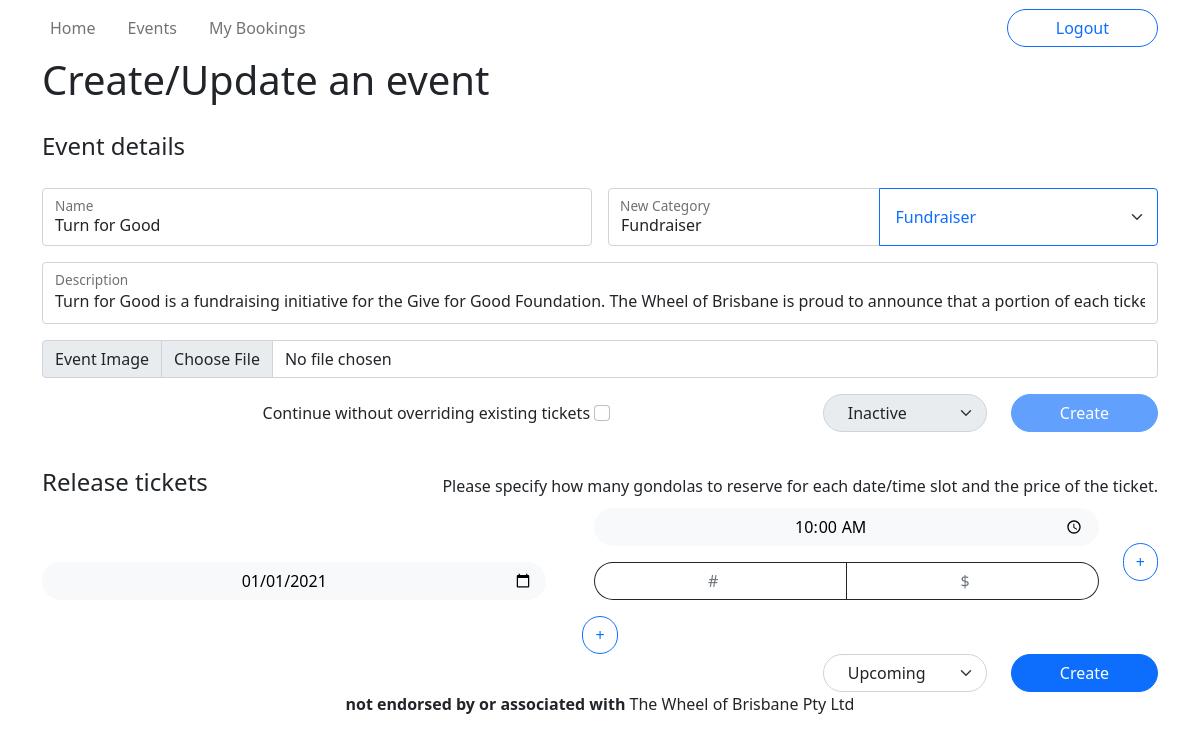
The page /events/11/update (signed in) on the database as committed earlier.
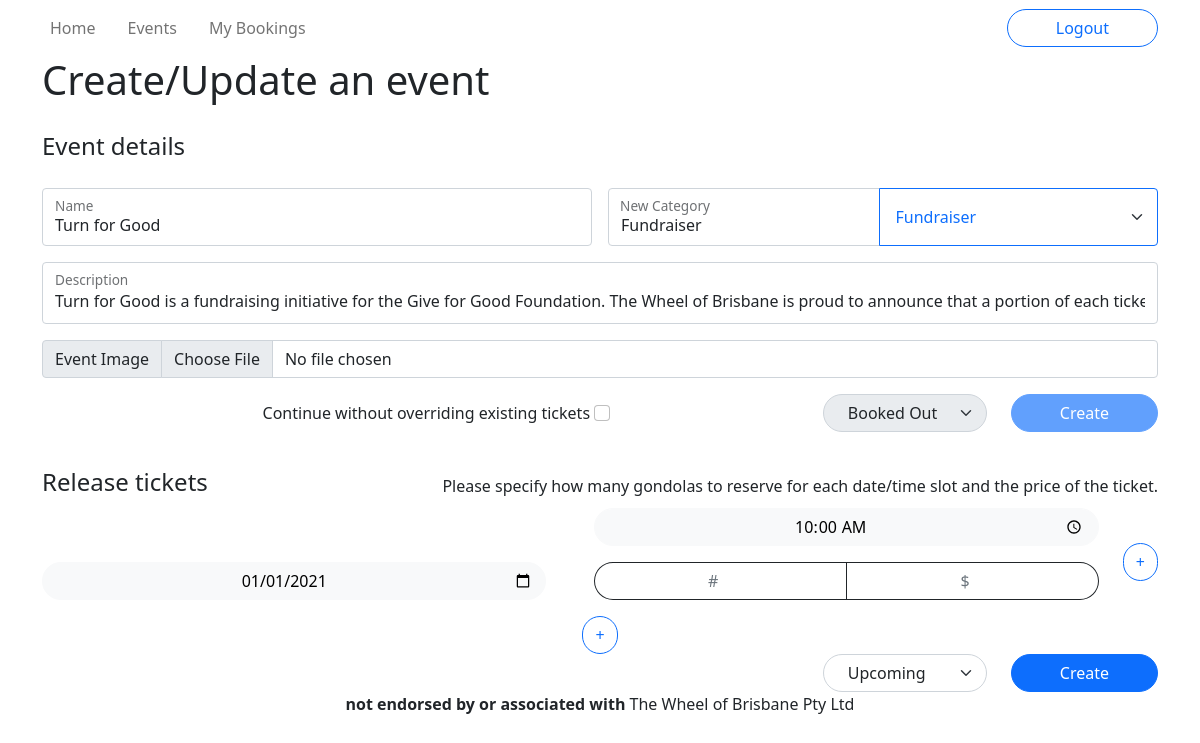
The same page on the database as committed later.
### wheel/models.py (models this page shows, shortened)
class Event(db.Model):
    __tablename__ = 'events'
    id = db.Column(db.Integer, primary_key=True)
    name = db.Column(db.String(255), nullable=False)
    description = db.Column(db.Text)
    category = db.Column(db.String(40))
    status = db.Column(db.Enum('upcoming', 'inactive', 'cancelled', 'booked out'), nullable=False)
    image = db.Column(db.String(255))
    reviews = db.relationship('Review', backref='event')
    tickets = db.relationship('Ticket', backref='event')
    @staticmethod
    def get(id: int):
        return Event.query.get(id)
    @staticmethod
    def getAllCategories():
        return [event.category for event in Event.query.group_by('category').all()]
    def getFutureTickets(self):
        return list( filter( lambda ticket: ticket.datetime > datetime.now(), self.tickets ) )
    def getAllTicketsGroupedByDate(self):
        tickets = self.getFutureTickets()
        ticketssortedbydate = sorted(tickets, key=lambda ticket: ticket.datetime)
        ticketsgroupedbydate = groupby(ticketssortedbydate, key=lambda ticket: ticket.datetime.strftime("%d/%m/%Y"))
        return [[date, [time for time in times]] for date, times in ticketsgroupedbydate]

### wheel/views.py (the view, shortened to what this page needs)
@events.route('/<int:id>/update', methods=['GET', 'POST'])
@events.route('/create', methods=['GET', 'POST'])
@login_required
def create(id=None):
    if not current_user.is_admin():
        flash( "You are not an administrator. You can't create events", 'danger' )
        return redirect( url_for('main.index') )
    form = CreateEventForm()
    form.category.choices = [("", "new category"), *[(category, category) for category in Event.getAllCategories()]]
    form.changeDefaultStatus = lambda status: changeDefaultStatus(status)
    def changeDefaultStatus(status):
        form.status.default = status
        form.process()
        return form.status
    if id:
        event = Event.get(id)
        tickets = [ {
            "date": date,
            "tickets": [ {
                "remaining": ticket.remaining,
                "price": ticket.price
            } for ticket in tickets]
        } for date, tickets in event.getAllTicketsGroupedByDate() ]
        form.name.data = event.name
        form.desc.data = event.description
        form.image.data = event.image
        form.status.data = event.status
        form.category.data = event.category
        form.newcategory.data = event.category
        return render_template('create.html', form=form, event_id=id, tickets=json.dumps(tickets) )
    return render_template('create.html', form=form, event_id=id)

### wheel/forms.py
class CreateEventForm(FlaskForm):
    name = StringField('Name', validators=[InputRequired()])
    desc = StringField('Description', validators=[InputRequired()])
    image = FileField('Event Image', validators=[FileAllowed(ALLOWED_FILE, message='Only supports png, jpg, JPG, PNG')])
    status = SelectField('Status', choices=[('inactive', 'Inactive'), ('upcoming', 'Upcoming'), ('booked out', 'Booked Out'), ('cancelled', 'Cancelled')])
    category = SelectField('Category')
    newcategory = StringField('New Category')
    tickets = StringField('Tickets') # note: you don't have to use this in the template. the Javascript on the create.html page adds this on submit. but it does have to be here
    submit = SubmitField("Create")

### wheel/models.py (called while the page is built)
    @staticmethod
    def get(id: int):
        return User.query.get(id)

    def is_admin(self):
        return self.type == 'administrator'

### wheel/templates/create.html (shortened to what the changed rows need)
{% extends 'base.html' %}
{% block title %}Create/Update an event{% endblock %}
{% block content %}
<form id="create-event" method="POST" action="{{ url_for('events.create') if event_id == None else url_for('events.create', id=event_id) }}" enctype="multipart/form-data">
    <fieldset class="row mb-3 g-3">
        <div class="col-lg-6">
            <div class="form-floating">
                {{ form.name(class="form-control", placeholder="Give this event a name") }}
                {{ form.name.label }}
            </div>
        </div>
        <div class="col-lg-6">
            <div class="input-group form-floating">
                {{ form.newcategory(class="form-control", placeholder="select a category for this event") }}
                {{ form.newcategory.label(style="z-index: 3") }}
                {{ form.category(class="form-select btn-outline-primary p-3") }}
            </div>
        </div>
        <div class="input-group">
            {{ form.image.label(class="input-group-text") }}
            {{ form.image(class="form-control") }}
        </div>
        <div class="row m-3">
            <div class="col-6 col-md-auto ms-md-0">
                {{ form.status(class="form-select rounded-pill w-100 ps-4 pe-5", disabled=True) }}
            </div>
        </div>
    </fieldset>
            {% set upcoming = form.changeDefaultStatus("upcoming") %}
</form>
{% endblock %}

Rows that differ between the two databases and show on the page:
changed Event "Turn for Good": status "Inactive" → "Booked Out"
